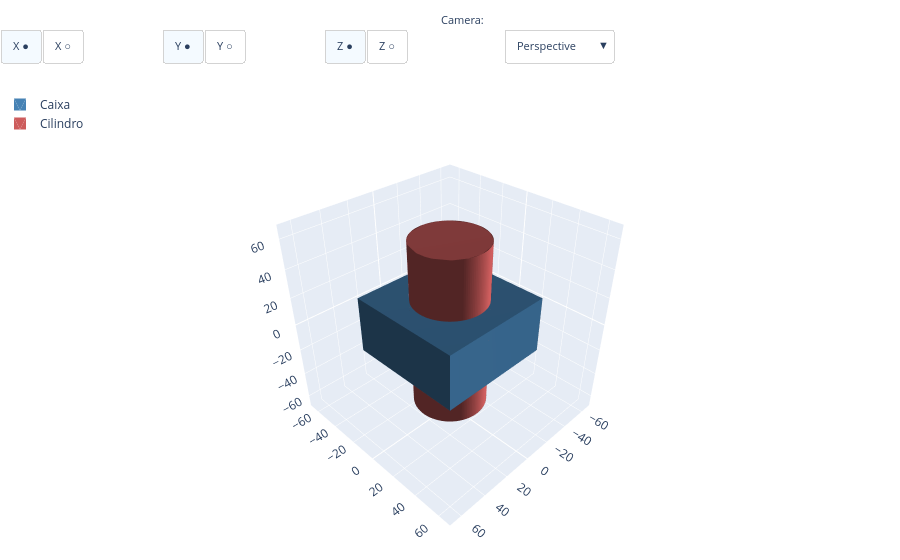

The cell this chart's notebook holds for it:
### Markdown cell above
> 🔎 **Resumo prático**:
> - Use `visible_axes="xyz"` (padrão) durante a modelagem para verificar dimensões e posições
> - Use `visible_axes=None` com `z=` para apresentações com visual limpo

---

## Usando Variáveis para Parametrizar

Uma das grandes vantagens de modelar em código é usar **variáveis** para as dimensões. Mudar o projeto inteiro se torna tão simples quanto alterar um único número.

### Code cell
# Dimensões da caixa — experimente mudar e executar novamente!
caixa_comprimento = 80    # mm
caixa_largura     = 80    # mm
caixa_altura      = 40    # mm

# Dimensões do cilindro
cilindro_raio   = 25      # mm
cilindro_altura = 120     # mm

# Criando os objetos com as variáveis
caixa_param    = cq.Workplane("XY").box(caixa_comprimento, caixa_largura, caixa_altura)
cilindro_param = cq.Workplane("XY").cylinder(cilindro_altura, cilindro_raio)

show([caixa_param, cilindro_param], names=["Caixa", "Cilindro"])

### Figure 1 — Plotly figure (JSON) as saved in the notebook; plotly's stock layout.template omitted (floating-point values rounded to 4 significant figures; data arrays with more than 128 entries replaced by an {"elided": "..."} marker saying what was removed)
{"data": [{"color": "steelblue", "flatshading": true, "i": [1, 1, 5, 5, 11, 11, 15, 15, 19, 19, 23, 23], "j": [2, 3, 4, 6, 8, 10, 13, 12, 16, 18, 21, 20], "k": [0, 2, 6, 7, 9, 8, 12, 14, 17, 16, 20, 22], "lighting": {"ambient": 0.4, "diffuse": 0.8, "specular": 0.2}, "name": "Caixa", "opacity": 1, "showlegend": true, "type": "mesh3d", "x": [-40, -40, -40, -40, 40, 40, 40, 40, -40, 40, -40, 40, -40, 40, -40, 40, -40, -40, 40, 40, -40, -40, 40, 40], "y": [-40, -40, 40, 40, -40, -40, 40, 40, -40, -40, -40, -40, 40, 40, 40, 40, -40, 40, -40, 40, -40, 40, -40, 40], "z": [-20, 20, -20, 20, -20, 20, -20, 20, -20, -20, 20, 20, -20, -20, 20, 20, -20, -20, -20, -20, 20, 20, 20, 20]}, {"color": "indianred", "flatshading": true, "i": {"elided": "500 int values"}, "j": {"elided": "500 int values"}, "k": {"elided": "500 int values"}, "lighting": {"ambient": 0.4, "diffuse": 0.8, "specular": 0.2}, "name": "Cilindro", "opacity": 1, "showlegend": true, "type": "mesh3d", "x": {"elided": "506 float values"}, "y": {"elided": "506 float values"}, "z": {"elided": "506 int values"}}], "layout": {"annotations": [{"font": {"size": 11}, "showarrow": false, "text": "Axes:", "x": -0.01, "xanchor": "right", "xref": "paper", "y": 1.17, "yref": "paper"}, {"font": {"size": 11}, "showarrow": false, "text": "Camera:", "x": 0.54, "xanchor": "right", "xref": "paper", "y": 1.17, "yref": "paper"}], "legend": {"x": 0, "y": 1}, "margin": {"b": 0, "l": 0, "r": 0, "t": 90}, "scene": {"aspectmode": "manual", "aspectratio": {"x": 1, "y": 1, "z": 1}, "camera": {"eye": {"x": 1.5, "y": 1.5, "z": 1.5}, "projection": {"type": "perspective"}, "up": {"x": 0, "y": 0, "z": 1}}, "xaxis": {"backgroundcolor": "rgb(230, 236, 245)", "gridcolor": "white", "gridwidth": 1, "range": [-69, 69], "showbackground": true, "showgrid": true, "showline": false, "showspikes": true, "showticklabels": true, "title": {"text": ""}, "zeroline": true, "zerolinecolor": "white", "zerolinewidth": 2}, "yaxis": {"backgroundcolor": "rgb(230, 236, 245)", "gridcolor": "white", "gridwidth": 1, "range": [-69, 69], "showbackground": true, "showgrid": true, "showline": false, "showspikes": true, "showticklabels": true, "title": {"text": ""}, "zeroline": true, "zerolinecolor": "white", "zerolinewidth": 2}, "zaxis": {"backgroundcolor": "rgb(230, 236, 245)", "gridcolor": "white", "gridwidth": 1, "range": [-69, 69], "showbackground": true, "showgrid": true, "showline": false, "showspikes": true, "showticklabels": true, "title": {"text": ""}, "zeroline": true, "zerolinecolor": "white", "zerolinewidth": 2}}, "updatemenus": [{"active": 0, "bgcolor": "white", "bordercolor": "lightgray", "buttons": [{"args": [{"scene.xaxis": {"backgroundcolor": "rgb(230, 236, 245)", "gridcolor": "white", "gridwidth": 1, "range": [-69, 69], "showbackground": true, "showgrid": true, "showline": false, "showspikes": true, "showticklabels": true, "title": {"text": ""}, "zeroline": true, "zerolinecolor": "white", "zerolinewidth": 2}}], "label": "X ●", "method": "relayout"}, {"args": [{"scene.xaxis": {"range": [-69, 69], "showbackground": false, "showgrid": false, "showline": false, "showspikes": false, "showticklabels": false, "title": {"text": ""}, "zeroline": false}}], "label": "X ○", "method": "relayout"}], "direction": "right", "font": {"size": 11}, "showactive": true, "type": "buttons", "x": 0, "xanchor": "left", "y": 1.13, "yanchor": "top"}, {"active": 0, "bgcolor": "white", "bordercolor": "lightgray", "buttons": [{"args": [{"scene.yaxis": {"backgroundcolor": "rgb(230, 236, 245)", "gridcolor": "white", "gridwidth": 1, "range": [-69, 69], "showbackground": true, "showgrid": true, "showline": false, "showspikes": true, "showticklabels": true, "title": {"text": ""}, "zeroline": true, "zerolinecolor": "white", "zerolinewidth": 2}}], "label": "Y ●", "method": "relayout"}, {"args": [{"scene.yaxis": {"range": [-69, 69], "showbackground": false, "showgrid": false, "showline": false, "showspikes": false, "showticklabels": false, "title": {"text": ""}, "zeroline": false}}], "label": "Y ○", "method": "relayout"}], "direction": "right", "font": {"size": 11}, "showactive": true, "type": "buttons", "x": 0.18, "xanchor": "left", "y": 1.13, "yanchor": "top"}, {"active": 0, "bgcolor": "white", "bordercolor": "lightgray", "buttons": [{"args": [{"scene.zaxis": {"backgroundcolor": "rgb(230, 236, 245)", "gridcolor": "white", "gridwidth": 1, "range": [-69, 69], "showbackground": true, "showgrid": true, "showline": false, "showspikes": true, "showticklabels": true, "title": {"text": ""}, "zeroline": true, "zerolinecolor": "white", "zerolinewidth": 2}}], "label": "Z ●", "method": "relayout"}, {"args": [{"scene.zaxis": {"range": [-69, 69], "showbackground": false, "showgrid": false, "showline": false, "showspikes": false, "showticklabels": false, "title": {"text": ""}, "zeroline": false}}], "label": "Z ○", "method": "relayout"}], "direction": "right", "font": {"size": 11}, "showactive": true, "type": "buttons", "x": 0.36, "xanchor": "left", "y": 1.13, "yanchor": "top"}, {"active": 0, "bgcolor": "white", "bordercolor": "lightgray", "buttons": [{"args": [{"scene.aspectmode": "manual", "scene.aspectratio": {"x": 1, "y": 1, "z": 1}, "scene.camera": {"eye": {"x": 1.5, "y": 1.5, "z": 1.5}, "projection": {"type": "perspective"}, "up": {"x": 0, "y": 0, "z": 1}}}], "label": "Perspective", "method": "relayout"}, {"args": [{"scene.aspectmode": "manual", "scene.aspectratio": {"x": 1, "y": 1, "z": 1}, "scene.camera": {"eye": {"x": 2.5, "y": 2.5, "z": 2.5}, "projection": {"type": "orthographic"}, "up": {"x": 0, "y": 0, "z": 1}}}], "label": "Orthographic", "method": "relayout"}], "direction": "down", "font": {"size": 11}, "showactive": true, "type": "dropdown", "x": 0.56, "xanchor": "left", "y": 1.13, "yanchor": "top"}]}}
